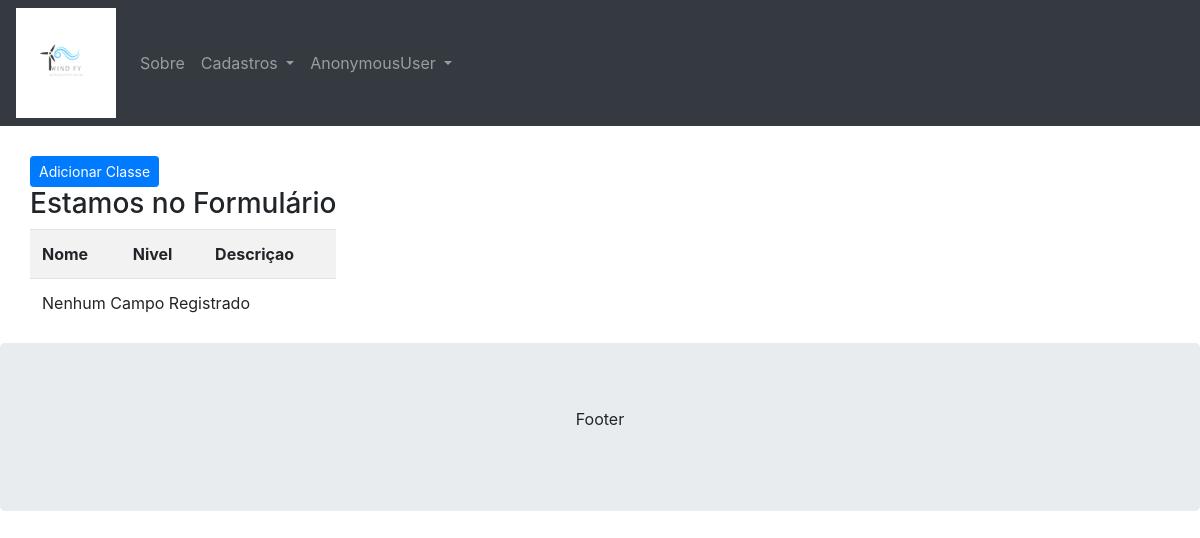
/cadastros/listar/classes/, run on an earlier commit of the app's database.
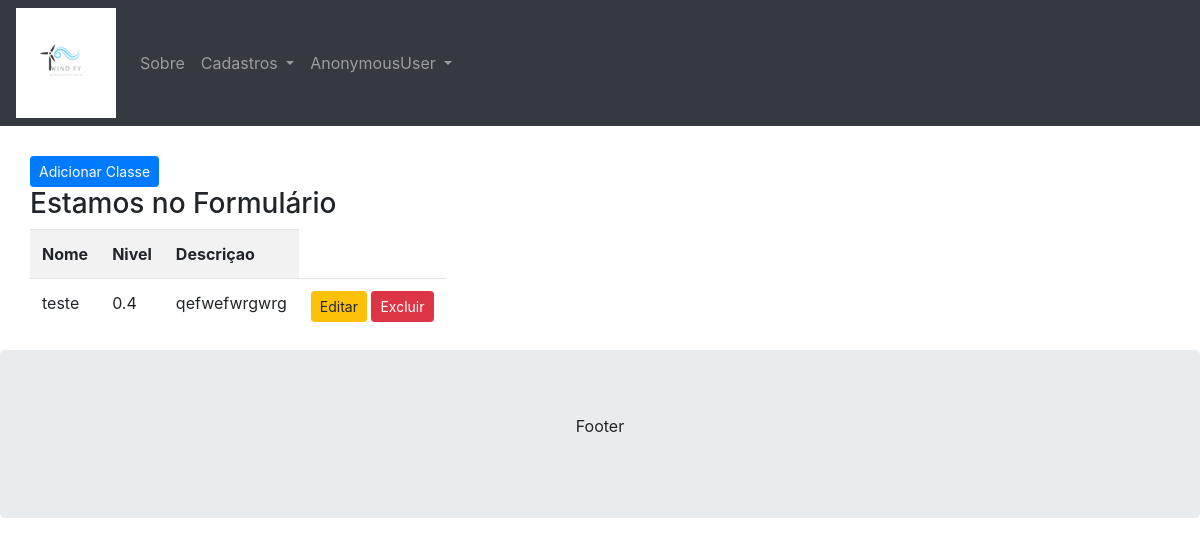
And on a later commit of the database.
### cadastros/models.py (models this page shows, shortened)
class Classe(models.Model):
    nome = models.CharField(max_length=50)
    nivel = models.DecimalField(decimal_places=1, max_digits=5)
    descricao = models.CharField(max_length=150, verbose_name='Descrição')

### cadastros/views.py (the view)
# urls.py: path('listar/classes/', ClasseList.as_view(), name="listar-classes"),  # int pk = primari key
class ClasseList(ListView):
    model = Classe
    template_name = 'cadastros/listas/classe.html'

### cadastros/templates/cadastros/Listas/classe.html (shortened to what this page needs)
{% extends '../modelo.html' %}
{% load static %}
{% block conteudo1 %}
    <a href="{% url 'cadastrar-classe' %}" class="btn btn-primary btn-sm">Adicionar Classe</a>
    <h3>Estamos no Formulário</h3>
    <div class="table-responsive">
        <table class=" table table-striped">
            <tr>
                <th>Nome</th>
                <th>Nivel</th>
                <th>Descriçao</th>
            </tr>
            {% for classe in object_list %}
                <tr>
                    <td>{{ classe.nome }}</td>
                    <td>{{ classe.nivel }}</td>
                    <td>{{ classe.descricao }}</td>
                    <td>
                        <a href="{% url 'editar-classe' classe.pk %}" class="btn btn-warning btn-sm" title="Editar">Editar</a>
                        <a href="{% url 'excluir-classe' classe.pk %}" class="btn btn-danger btn-sm" title="Excluir">Excluir</a>
                    </td>
                </tr>
                {% empty %}
                <tr>
                    <td colspan="3"> Nenhum Campo Registrado</td>
                </tr>
            {% endfor %}
        </table>
    </div>
{% endblock %}

What changed in the data, as far as the page shows it:
added Classe: nome "teste", nivel "0.4", descricao "qefwefwrgwrg"
Also different on the page:
text no longer shown: "Nenhum Campo Registrado"
